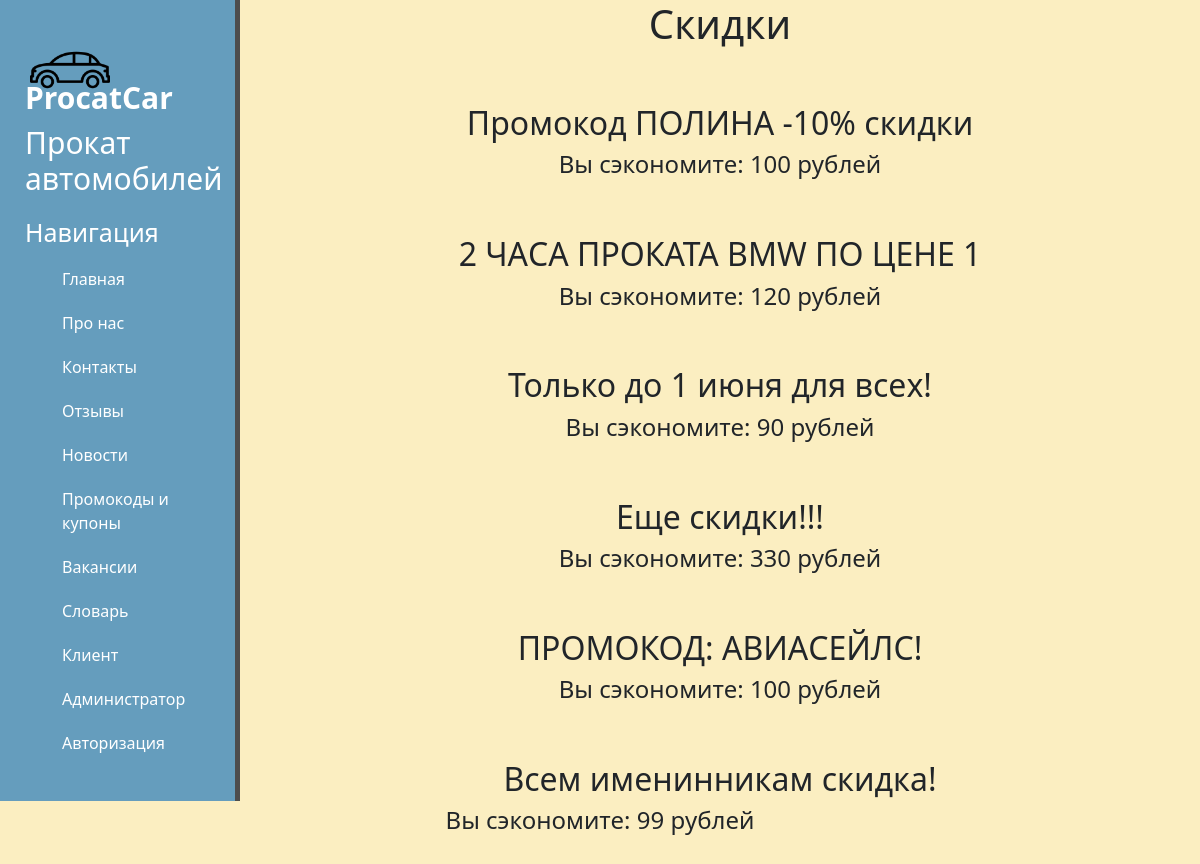
Page /sales/ on the committed database.
### ProcatCar/models.py (models this page shows, shortened)
class Sales(models.Model):
    sales = models.CharField('Название', max_length=100)
    saleopis = models.CharField('Полное описание', max_length=300)

### ProcatCar/views.py (the view)
# urls.py: path('sales/', views.sales, name='sales'),
def sales(request):
    sales_items = Sales.objects.all()
    if sales_items.exists():
        for sale in sales_items:
            logging.info(f'sale_info: {sale.name}')
    else:
        logging.warning('Скидки не найдены')
    return render(request, 'sales.html', {'sales': sales_items})

### ProcatCar/context_processors.py (called while the page is built)
def is_seller(request):
    if request.user.is_authenticated:
        is_seller = Seller.objects.filter(user=request.user).exists()
    else:
        is_seller = False
    return {'is_seller': is_seller}

def is_customer(request):
    if request.user.is_authenticated:
        is_customer = Customer.objects.filter(user=request.user).exists()
    else:
        is_customer = False
    return {'is_customer': is_customer}

### ProcatCar/templates/sales.html (shortened to what this page needs)
{% extends 'layout.html' %}
{% block urlContent %}
<div class="features" style="text-align: center;">
    <h1>Скидки</h1><br><br>
    {% for sale in sales %}
        <h2>{{ sale.name }}</h2>
        <h4>Вы сэкономите: {{ sale.about }} рублей</h4><br><br>
    {% endfor %}
</div>
{% endblock %}

### ProcatCar/static/ProcatCar/css/ProcatCar.css (style rules this page uses)
body { background: #fbeec1; }

### rows in the picture
Sales: name "Промокод ПОЛИНА -10% скидки", about "100"
Sales: name "2 ЧАСА ПРОКАТА BMW ПО ЦЕНЕ 1", about "120"
Sales: name "Только до 1 июня для всех!", about "90"
Sales: name "Еще скидки!!!", about "330"
Sales: name "ПРОМОКОД: АВИАСЕЙЛС!", about "100"
Sales: name "Всем именинникам скидка!", about "99"
